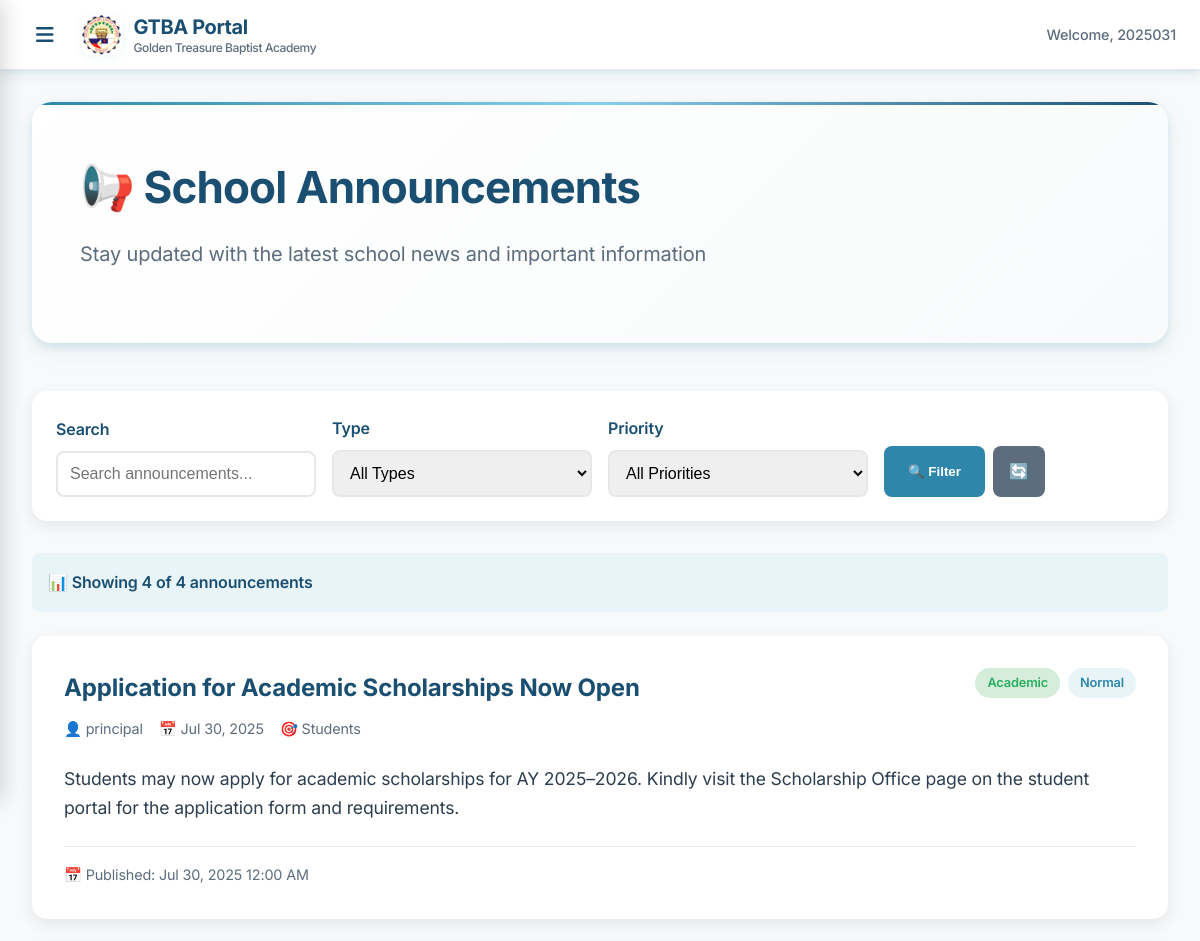
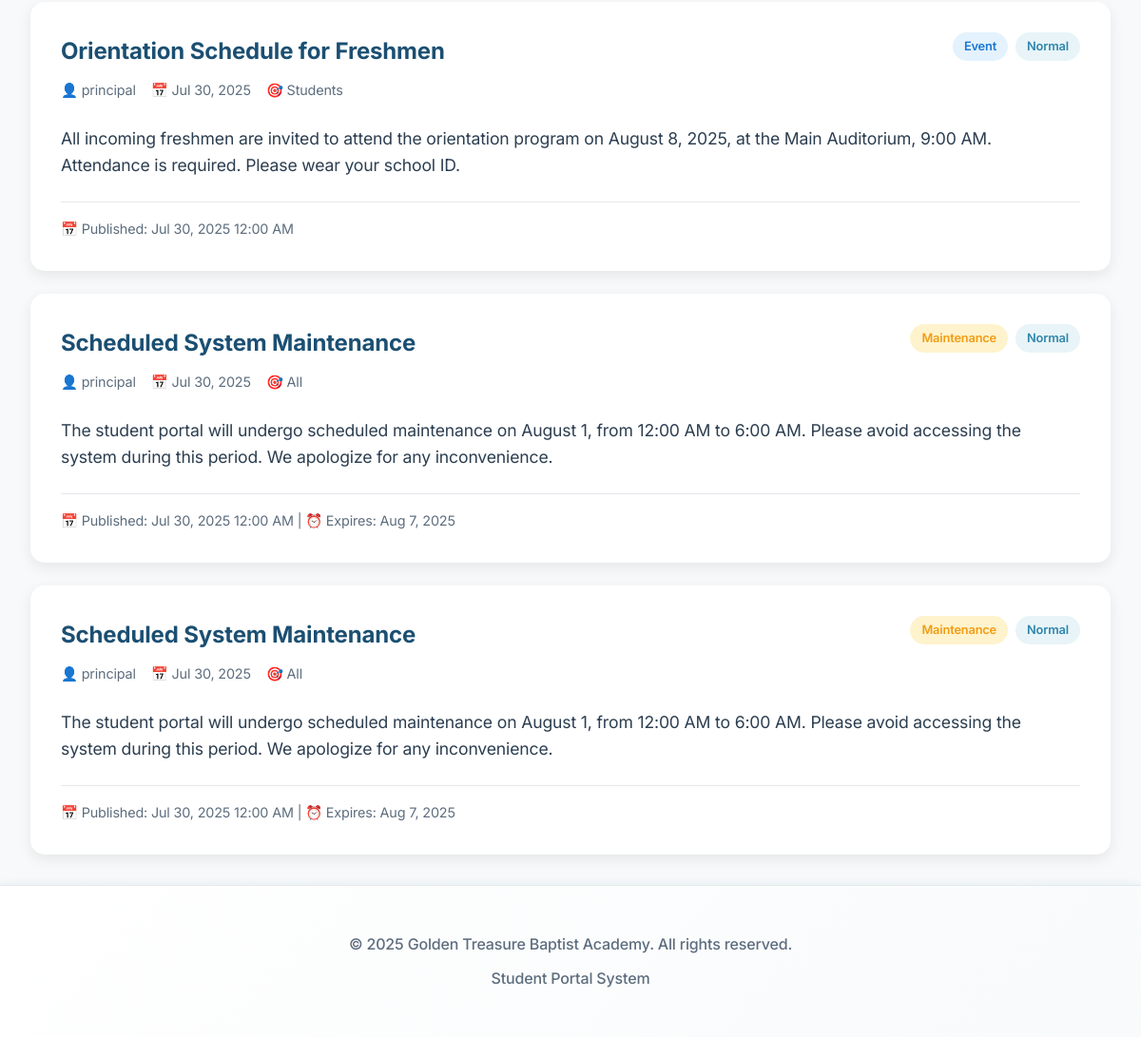
Page /shared/announcements.php (signed in) on the committed database (2 pictures, top to bottom).
### tables this page shows
CREATE TABLE `announcements` (
  `id` int NOT NULL,
  `title` varchar(255) NOT NULL,
  `content` text NOT NULL,
  `announcement_type` enum('General','Academic','Event','Emergency','Holiday','Maintenance') DEFAULT 'General',
  `target_audience` enum('All','Students','Teachers','Staff','Specific Grade') DEFAULT 'All',
  `target_grade_level_id` int DEFAULT NULL,
  `priority` enum('Low','Normal','High','Urgent') DEFAULT 'Normal',
  `is_published` tinyint(1) DEFAULT '0',
  `is_pinned` tinyint(1) DEFAULT '0',
  `publish_date` date NOT NULL,
  `expiry_date` date DEFAULT NULL,
  `has_attachments` tinyint(1) DEFAULT '0',
  `attachment_count` int DEFAULT '0',
  `created_by` int NOT NULL,
  `created_at` timestamp NULL DEFAULT CURRENT_TIMESTAMP,
  `updated_at` timestamp NULL DEFAULT CURRENT_TIMESTAMP ON UPDATE CURRENT_TIMESTAMP
);

CREATE TABLE `users` (
  `id` int NOT NULL,
  `username` varchar(50) NOT NULL,
  `email` varchar(100) NOT NULL,
  `profile_picture` varchar(255) DEFAULT NULL,
  `password` varchar(255) NOT NULL,
  `role_id` int NOT NULL,
  `is_active` tinyint(1) DEFAULT '1',
  `archived_at` timestamp NULL DEFAULT NULL,
  `privacy_policy_accepted` tinyint(1) DEFAULT '0',
  `privacy_policy_accepted_at` timestamp NULL DEFAULT NULL,
  `privacy_policy_ip_address` varchar(45) DEFAULT NULL,
  `email_verified_at` timestamp NULL DEFAULT NULL,
  `remember_token` varchar(100) DEFAULT NULL,
  `created_at` timestamp NULL DEFAULT CURRENT_TIMESTAMP,
  `updated_at` timestamp NULL DEFAULT CURRENT_TIMESTAMP ON UPDATE CURRENT_TIMESTAMP
);

### shared/announcements.php (the view, shortened to what this page needs)
<?php
try {
    $database = new Database();
    $db = $database->connect();
    $user_role = $_SESSION['role'] ?? '';
    $page = isset($_GET['page']) ? (int)$_GET['page'] : 1;
    $per_page = 10;
    $offset = ($page - 1) * $per_page;
    $type_filter = isset($_GET['type']) ? $_GET['type'] : '';
    $priority_filter = isset($_GET['priority']) ? $_GET['priority'] : '';
    $search = isset($_GET['search']) ? trim($_GET['search']) : '';
    $where_conditions = ["a.is_published = 1"];
    $params = [];
    switch ($user_role) {
        case 'student':
            $where_conditions[] = "(a.target_audience = 'All' OR a.target_audience = 'Students')";
            break;
    }
    $where_clause = implode(' AND ', $where_conditions);
    $count_query = "SELECT COUNT(*) as total
                    FROM announcements a
                    LEFT JOIN users u ON a.created_by = u.id
                    WHERE $where_clause";
    $count_stmt = $db->prepare($count_query);
    $count_stmt->execute($params);
    $total_announcements = $count_stmt->fetch(PDO::FETCH_ASSOC)['total'];
    $query = "SELECT a.*, u.username as created_by_username
              FROM announcements a
              LEFT JOIN users u ON a.created_by = u.id
              WHERE $where_clause
              ORDER BY a.is_pinned DESC, a.created_at DESC
              LIMIT $per_page OFFSET $offset";
    $stmt = $db->prepare($query);
    $stmt->execute($params);
    $announcements = $stmt->fetchAll(PDO::FETCH_ASSOC);
} catch (Exception $e) {
    $error_message = "Unable to load announcements: " . $e->getMessage();
    $announcements = [];
    $total_pages = 1;
}
include '../includes/header.php';
?>
<div class="welcome-section">
    <h1 class="welcome-title">📢 School Announcements</h1>
    <p class="welcome-subtitle">Stay updated with the latest school news and important information</p>
</div>
<div style="background: var(--white); border-radius: 15px; padding: 1.5rem; margin-bottom: 2rem; box-shadow: 0 5px 15px rgba(0,0,0,0.08);">
    <form method="GET" style="display: grid; grid-template-columns: repeat(auto-fit, minmax(200px, 1fr)); gap: 1rem; align-items: end;">
        <div>
            <label style="display: block; margin-bottom: 0.5rem; font-weight: 600; color: var(--dark-blue);">Search</label>
            <input type="text" name="search" value="<?= htmlspecialchars($search) ?>"
                   placeholder="Search announcements..."
                   style="width: 100%; padding: 0.75rem; border: 2px solid var(--border-gray); border-radius: 8px; font-size: 1rem;">
        </div>
        <div>
            <label style="display: block; margin-bottom: 0.5rem; font-weight: 600; color: var(--dark-blue);">Type</label>
            <select name="type" style="width: 100%; padding: 0.75rem; border: 2px solid var(--border-gray); border-radius: 8px; font-size: 1rem;">
                <option value="">All Types</option>
            </select>
        </div>
        <div>
            <label style="display: block; margin-bottom: 0.5rem; font-weight: 600; color: var(--dark-blue);">Priority</label>
            <select name="priority" style="width: 100%; padding: 0.75rem; border: 2px solid var(--border-gray); border-radius: 8px; font-size: 1rem;">
                <option value="">All Priorities</option>
            </select>
        </div>
        <div style="display: flex; gap: 0.5rem;">
            <button type="submit" style="padding: 0.75rem 1.5rem; background: var(--primary-blue); color: white; border: none; border-radius: 8px; font-weight: 600; cursor: pointer;">
                🔍 Filter
            </button>
            <a href="announcements.php" style="padding: 0.75rem 1rem; background: var(--gray); color: white; text-decoration: none; border-radius: 8px; font-weight: 600; display: inline-flex; align-items: center;">
                🔄
            </a>
        </div>
    </form>
</div>
<div style="margin-bottom: 1.5rem; padding: 1rem; background: var(--light-blue); border-radius: 8px;">
    <p style="margin: 0; color: var(--dark-blue); font-weight: 600;">
        📊 Showing <?= count($announcements) ?> of <?= $total_announcements ?> announcements
    </p>
</div>
<?php if (empty($announcements)): ?>
    <div style="padding: 3rem; background: var(--white); border-radius: 15px; text-align: center; box-shadow: 0 5px 15px rgba(0,0,0,0.08);">
        <h3 style="color: var(--gray); margin-bottom: 1rem;">📭 No Announcements Found</h3>
        <p style="color: var(--gray); margin: 0;">
            <?php if (!empty($search) || !empty($type_filter) || !empty($priority_filter)): ?>
                Try adjusting your filters to see more announcements.
            <?php else: ?>
                There are no announcements available at this time.
            <?php endif; ?>
        </p>
    </div>
<?php else: ?>
    <div style="display: grid; gap: 1.5rem;">
        <?php foreach ($announcements as $announcement): ?>
            <div class="announcement-card"
                 style="background: var(--white); border-radius: 15px; padding: 2rem; box-shadow: 0 5px 15px rgba(0,0,0,0.08);
                        <?= $announcement['is_pinned'] ? 'border: 2px solid var(--warning); box-shadow: 0 5px 20px rgba(255,193,7,0.2);' : '' ?>">
                <div style="display: flex; justify-content: space-between; align-items: start; margin-bottom: 1.5rem; gap: 1rem;">
                    <div style="flex: 1;">
                        <div style="display: flex; align-items: center; gap: 1rem; margin-bottom: 0.5rem; flex-wrap: wrap;">
                            <h2 style="margin: 0; color: var(--dark-blue); font-size: 1.5rem;">
                                <?= $announcement['is_pinned'] ? '📌 ' : '' ?><?= htmlspecialchars($announcement['title']) ?>
                            </h2>
                        </div>
                        <div style="display: flex; align-items: center; gap: 1rem; flex-wrap: wrap; font-size: 0.9rem; color: var(--gray);">
                            <span>
                                👤 <?= htmlspecialchars($announcement['created_by_username']) ?>
                            </span>
                            <span>
                                📅 <?= date('M j, Y', strtotime($announcement['created_at'])) ?>
                            </span>
                            <span>
                                🎯 <?= htmlspecialchars($announcement['target_audience']) ?>
                            </span>
                        </div>
                    </div>
                    <div style="display: flex; gap: 0.5rem; flex-wrap: wrap;">
                        <span class="type-badge type-<?= strtolower($announcement['announcement_type']) ?>"
                              style="padding: 0.25rem 0.75rem; border-radius: 20px; font-size: 0.8rem; font-weight: 600; white-space: nowrap;
                                     background: var(--light-blue); color: var(--primary-blue);">
                            <?= htmlspecialchars($announcement['announcement_type']) ?>
                        </span>
                        <span class="priority-badge priority-<?= strtolower($announcement['priority']) ?>"
                              style="padding: 0.25rem 0.75rem; border-radius: 20px; font-size: 0.8rem; font-weight: 600; white-space: nowrap;
                                     <?php
                                     $priority_colors = [
                                         'low' => 'background: var(--light-gray); color: var(--gray);',
                                         'normal' => 'background: var(--light-blue); color: var(--primary-blue);',
                                         'high' => 'background: var(--warning-light); color: var(--warning);',
                                         'urgent' => 'background: var(--danger-light); color: var(--danger);'
                                     ];
                                     echo $priority_colors[strtolower($announcement['priority'])] ?? $priority_colors['normal'];
                                     ?>">
                            <?= htmlspecialchars($announcement['priority']) ?>
                        </span>
                    </div>
                </div>
                <div style="margin-bottom: 1.5rem;">
                    <div style="color: var(--black); line-height: 1.6; font-size: 1.1rem;">
                        <?= nl2br(htmlspecialchars($announcement['content'])) ?>
                    </div>
                </div>
                <div style="display: flex; justify-content: between; align-items: center; padding-top: 1rem; border-top: 1px solid var(--border-gray); font-size: 0.9rem; color: var(--gray);">
                    <div>
                        📅 Published: <?= date('M j, Y g:i A', strtotime($announcement['publish_date'])) ?>
                        <?php if ($announcement['expiry_date']): ?>
                            | ⏰ Expires: <?= date('M j, Y', strtotime($announcement['expiry_date'])) ?>
                        <?php endif; ?>
                    </div>
                </div>
            </div>
        <?php endforeach; ?>
    </div>
<?php endif; ?>
<?php
$content = ob_get_clean();
echo $content;
include '../includes/footer.php';
?>

### assets/css/style.css (style rules this page uses)
:root { --primary-blue: #2E86AB; --light-blue: #E8F4F8; --accent-blue: #87CEEB; --dark-blue: #1B4F72; --white: #FFFFFF; --black: #2C3E50; --gray: #5D6D7E; --light-gray: #F8F9FA; --border-gray: #E5E8EB; --success: #27AE60; --danger: #E74C3C; --warning: #F39C12; --info: #3498DB; --success-light: #D5EDDA; --danger-light: #F8D7DA; --warning-light: #FFF3CD; --info-light: #D1ECF1; --success-dark: #155724; --danger-dark: #721C24; --warning-dark: #856404; --info-dark: #0C5460; --shadow-light: rgba(46, 134, 171, 0.08); --shadow-medium: rgba(46, 134, 171, 0.15); --shadow-dark: rgba(46, 134, 171, 0.25); }
* { margin: 0; padding: 0; box-sizing: border-box; }
body { font-family: 'Inter', 'Segoe UI', system-ui, -apple-system, sans-serif; background: linear-gradient(135deg, var(--light-blue) 0%, var(--white) 50%, #F4F8FB 100%); color: var(--black); min-height: 100vh; line-height: 1.7; font-size: 16px; letter-spacing: -0.01em; }
.welcome-section { background: linear-gradient(135deg, var(--white) 0%, #f8fafb 100%); border-radius: 20px; padding: 3rem; margin-bottom: 3rem; box-shadow: 0 8px 24px var(--shadow-light), 0 4px 8px var(--shadow-medium); position: relative; overflow: hidden; }
.welcome-section::before { content: ''; position: absolute; top: 0; left: 0; right: 0; height: 3px; background: linear-gradient(90deg, var(--primary-blue), var(--accent-blue), var(--dark-blue)); }
.welcome-title { color: var(--dark-blue); font-size: 2.75rem; margin-bottom: 0.75rem; font-weight: 700; letter-spacing: -0.02em; }
.welcome-subtitle { color: var(--gray); font-size: 1.25rem; margin-bottom: 1.5rem; font-weight: 400; }

### shared/announcements.php (style rules this page uses)
.type-badge.type-academic { background: var(--success-light) !important; color: var(--success) !important; }
.type-badge.type-event { background: #e3f2fd !important; color: #1976d2 !important; }
.type-badge.type-maintenance { background: var(--warning-light) !important; color: var(--warning) !important; }

### rows in the picture
announcements: title "Application for Academic Scholarships Now Open", created_by.username "principal", created_at "Jul 30, 2025", target_audience "Students", announcement_type "Academic", priority "Normal", content "Students may now apply for academic scholarships for AY 2025–2026. Kindly visit the Scholarship Office page on the student portal for the application form and requirements.", publish_date "Jul 30, 2025 12:00 AM"
announcements: title "Orientation Schedule for Freshmen", created_by.username "principal", created_at "Jul 30, 2025", target_audience "Students", announcement_type "Event", priority "Normal", content "All incoming freshmen are invited to attend the orientation program on August 8, 2025, at the Main Auditorium, 9:00 AM. Attendance is required. Please wear your school ID.", publish_date "Jul 30, 2025 12:00 AM"
announcements: title "Scheduled System Maintenance", created_by.username "principal", created_at "Jul 30, 2025", target_audience "All", announcement_type "Maintenance", priority "Normal", content "The student portal will undergo scheduled maintenance on August 1, from 12:00 AM to 6:00 AM. Please avoid accessing the system during this period. We apologize for any inconvenience.", publish_date "Jul 30, 2025 12:00 AM", expiry_date "Aug 7, 2025"

### other values in the picture
$_SESSION['username'] "2025031"
count($announcements) "4"
$total_announcements "4"
